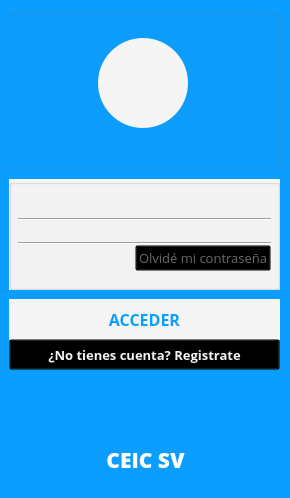
<?xml version="1.0" encoding="UTF-8"?>
<ui version="4.0">
 <class>CEICSV</class>
 <widget class="QMainWindow" name="CEICSV">
  <property name="geometry">
   <rect>
    <x>0</x>
    <y>0</y>
    <width>290</width>
    <height>498</height>
   </rect>
  </property>
  <property name="focusPolicy">
   <enum>Qt::NoFocus</enum>
  </property>
  <property name="windowTitle">
   <string>CEIC SV</string>
  </property>
  <property name="windowIcon">
   <iconset resource="../resources/gui.qrc">
    <normaloff>:/logo/logo</normaloff>:/logo/logo</iconset>
  </property>
  <property name="styleSheet">
   <string notr="true">/*#########################################################
##                        MainWindow                     ##
###########################################################*/

/*Configurar el color de fondo de la ventana*/
#centralwidget{
     background-color: rgb(12, 158, 255);
}

/*Configurar el color de fondo de cada pagina del Stacked*/
#pag0, #pag1, #page2 {
    background-color: transparent;
    padding: -8px;
}

/***********************************
* Botones
***********************************/

/*Estilo por defecto de los iconos de foto de perfil*/
#pubutton0, #pubutton6 {
    background-color: rgb(245, 245, 245);
    border-width: 1px;
    border-radius: 45px;
    border-color: transparent;
    min-width: 6em;
    min-height: 6em;
    padding: 2px;
}

/*Estilo por defecto de los iconos de usuario y contraseña*/
#pubutton1,  #pubutton2 {
    background-color: transparent;
    border-style: outset;
    border-width: 1px;
    border-color: transparent;
    min-width: 1em;
    min-height: 1em;    
    padding: 1px;
}

/*Estilo por defecto por defecto del botón de olvidé mi contraseña*/
#pubutton3 {
    color: dimgray;
    background-color: transparent;
}

/*Configuración del estilo al pasar por encima y presionar el botón de olvidé mi contraseña*/
#pubutton3:hover, #pubutton3:pressed {
    color: black;
}

/*Estilo por defecto de los botones para iniciar sesión y crear usuario*/
#pubutton4, #pubutton7 {
    color:  rgb(12, 158, 255);
    border-style: outset;
    border-color: transparent;
    border-width: 1px;
    background-color: rgb(245,245,245);
}

/*Configuración del estilo al pasar por encima y presionar los botones para iniciar sesión y crear usuario*/
#pubutton4:hover, #pubutton4:pressed, #pubutton7:hover, #pubutton7:pressed {
    background-color: rgb(240,240,240);
}

/*Estilo por defecto del botón para ir a la pantalla de registro*/
#pubutton5 {
    color: rgb(245, 245, 245);
    background-color: transparent;
}

/*Configuración del estilo al pasar por encima y presionar el botón para ir a la pantalla de registro*/
#pubutton5:hover, #pubutton5:pressed {
    color: rgb(255, 255, 255);
}

/*Estilo por defecto de los botones para volver atrás*/
#pubutton8, #pubutton9 {
    color: rgb(245, 245, 245);
    background-color: transparent;
    padding: 0px;
}

/*Configuración del estilo al pasar por encima y presionar os botones para volver atrás*/
#pubutton8:hover, #pubutton8:pressed, #pubutton9:hover, #pubutton9:pressed {
    color: rgb(255, 255, 255);
}

/***********************************
* GroupBox
***********************************/

/*Configuración del estilo de todos los GroupBox */
#gbox0, #gbox2, #gbox3, #gbox4 {
    background-color: rgb(245,245,245);
    padding: -8px;
}

/***********************************
* LineEdit
***********************************/

/*Configuración del estilo de todos los LineEdit de la interfáz*/
#lineEd0, #lineEd1, #lineEd2, #lineEd3, #lineEd4, #lineEd5, #lineEd6, #lineEd7, #lineEd8, #lineEd9, #lineEd10, #lineEd11, #lineEd12, #lineEd13, #lineEd14 {
    color: dimgray;
    border-style: outset;
    min-width: 5.5em;
    padding: 2px;
    background-color: transparent;
}

/***********************************
* ComboBox
***********************************/

/*Configuración del estilo por defecto de todos los comboBox*/
#cobox0, #cobox1{
    color: dimgray;
    border: 0px solid dimgray;
    border-radius: 3px;
    padding: 1px 1px 1px 4px;
    min-width: 9em;
    background-color: transparent;
}

/*Configuración del estilo de todos los comboBox cuando estan en uso*/
#cobox0::on, #cobox1::on{
    padding-top: 10px;
    padding-left: 4px;
}

/*Configuración del estilo de todos los comboBox cuando se despliegan*/
#cobox0::drop-down, #cobox1::drop-down{
    subcontrol-origin: padding;
    subcontrol-position: top right;
    width: 15px;
    border-left-width: 0px;
    border-left-color: darkgray;
    border-left-style: solid; /* just a single line */
    border-top-right-radius: 3px; /* same radius as the QComboBox */
    border-bottom-right-radius: 3px;
}

/*Configuración del estilo de la flecha de todos los comboBox*/
#cobox0::down-arrow, #cobox1::down-arrow{
    image: url(:/arrows/down_arrow);
}

/*Configuración del estilo de la flecha de todos los comboBox cuando se despliegan*/
#cobox0::drop-arrow::on, #cobox1::drop-arrow::on{
    top: 1px;
    left: 1px;
}

/*Configuración del estilo del menu desplegado de todos los comboBox*/
#cobox0 QAbstractItemView, #cobox1 QAbstractItemView{
    border: 1px solid dimgray;
    border-radius: 3px;
    padding: 1px 6px 1px 1px;
    min-width: 14em;
    selection-background-color: dimgray;
}</string>
  </property>
  <widget class="QWidget" name="centralwidget">
   <widget class="QStackedWidget" name="MainStacked">
    <property name="geometry">
     <rect>
      <x>9</x>
      <y>9</y>
      <width>271</width>
      <height>411</height>
     </rect>
    </property>
    <property name="currentIndex">
     <number>0</number>
    </property>
    <widget class="QWidget" name="pag0">
     <widget class="QGroupBox" name="gbox0">
      <property name="geometry">
       <rect>
        <x>0</x>
        <y>170</y>
        <width>271</width>
        <height>111</height>
       </rect>
      </property>
      <property name="title">
       <string/>
      </property>
      <layout class="QGridLayout" name="gridLayout_5">
       <item row="0" column="0">
        <layout class="QVBoxLayout" name="verticalLayout_3">
         <property name="spacing">
          <number>0</number>
         </property>
         <item>
          <spacer name="horizontalSpacer_3">
           <property name="orientation">
            <enum>Qt::Horizontal</enum>
           </property>
           <property name="sizeHint" stdset="0">
            <size>
             <width>40</width>
             <height>10</height>
            </size>
           </property>
          </spacer>
         </item>
         <item>
          <layout class="QVBoxLayout" name="verticalLayout">
           <property name="spacing">
            <number>0</number>
           </property>
           <item>
            <layout class="QGridLayout" name="gridLayout"/>
           </item>
           <item>
            <layout class="QFormLayout" name="formLayout">
             <item row="0" column="1">
              <layout class="QGridLayout" name="gridLayout_2">
               <property name="spacing">
                <number>0</number>
               </property>
               <item row="0" column="0">
                <spacer name="verticalSpacer">
                 <property name="orientation">
                  <enum>Qt::Vertical</enum>
                 </property>
                 <property name="sizeHint" stdset="0">
                  <size>
                   <width>20</width>
                   <height>5</height>
                  </size>
                 </property>
                </spacer>
               </item>
               <item row="2" column="0">
                <spacer name="verticalSpacer_2">
                 <property name="orientation">
                  <enum>Qt::Vertical</enum>
                 </property>
                 <property name="sizeHint" stdset="0">
                  <size>
                   <width>20</width>
                   <height>5</height>
                  </size>
                 </property>
                </spacer>
               </item>
               <item row="1" column="0">
                <widget class="QLineEdit" name="lineEd0">
                 <property name="cursor">
                  <cursorShape>IBeamCursor</cursorShape>
                 </property>
                 <property name="mouseTracking">
                  <bool>true</bool>
                 </property>
                 <property name="focusPolicy">
                  <enum>Qt::StrongFocus</enum>
                 </property>
                 <property name="styleSheet">
                  <string notr="true"/>
                 </property>
                 <property name="text">
                  <string/>
                 </property>
                 <property name="maxLength">
                  <number>40</number>
                 </property>
                 <property name="echoMode">
                  <enum>QLineEdit::Normal</enum>
                 </property>
                 <property name="cursorPosition">
                  <number>0</number>
                 </property>
                 <property name="readOnly">
                  <bool>false</bool>
                 </property>
                 <property name="cursorMoveStyle">
                  <enum>Qt::LogicalMoveStyle</enum>
                 </property>
                </widget>
               </item>
              </layout>
             </item>
             <item row="0" column="0">
              <layout class="QGridLayout" name="gridLayout_3">
               <property name="spacing">
                <number>0</number>
               </property>
               <item row="0" column="0">
                <spacer name="verticalSpacer_4">
                 <property name="orientation">
                  <enum>Qt::Vertical</enum>
                 </property>
                 <property name="sizeHint" stdset="0">
                  <size>
                   <width>20</width>
                   <height>5</height>
                  </size>
                 </property>
                </spacer>
               </item>
               <item row="2" column="0">
                <spacer name="verticalSpacer_5">
                 <property name="orientation">
                  <enum>Qt::Vertical</enum>
                 </property>
                 <property name="sizeHint" stdset="0">
                  <size>
                   <width>20</width>
                   <height>5</height>
                  </size>
                 </property>
                </spacer>
               </item>
               <item row="1" column="0">
                <widget class="QPushButton" name="pubutton1">
                 <property name="focusPolicy">
                  <enum>Qt::NoFocus</enum>
                 </property>
                 <property name="text">
                  <string/>
                 </property>
                 <property name="icon">
                  <iconset resource="../resources/gui.qrc">
                   <normaloff>:/login/user</normaloff>:/login/user</iconset>
                 </property>
                 <property name="iconSize">
                  <size>
                   <width>15</width>
                   <height>16</height>
                  </size>
                 </property>
                </widget>
               </item>
              </layout>
             </item>
            </layout>
           </item>
           <item>
            <widget class="Line" name="line0">
             <property name="frameShadow">
              <enum>QFrame::Sunken</enum>
             </property>
             <property name="orientation">
              <enum>Qt::Horizontal</enum>
             </property>
            </widget>
           </item>
           <item>
            <layout class="QVBoxLayout" name="verticalLayout_2">
             <property name="spacing">
              <number>0</number>
             </property>
             <item>
              <spacer name="horizontalSpacer_4">
               <property name="orientation">
                <enum>Qt::Horizontal</enum>
               </property>
               <property name="sizeHint" stdset="0">
                <size>
                 <width>40</width>
                 <height>8</height>
                </size>
               </property>
              </spacer>
             </item>
             <item>
              <layout class="QGridLayout" name="gridLayout_6"/>
             </item>
             <item>
              <layout class="QFormLayout" name="formLayout_2">
               <item row="0" column="1">
                <layout class="QGridLayout" name="gridLayout_7">
                 <property name="spacing">
                  <number>0</number>
                 </property>
                 <item row="0" column="0">
                  <spacer name="verticalSpacer_10">
                   <property name="orientation">
                    <enum>Qt::Vertical</enum>
                   </property>
                   <property name="sizeHint" stdset="0">
                    <size>
                     <width>20</width>
                     <height>5</height>
                    </size>
                   </property>
                  </spacer>
                 </item>
                 <item row="2" column="0">
                  <spacer name="verticalSpacer_11">
                   <property name="orientation">
                    <enum>Qt::Vertical</enum>
                   </property>
                   <property name="sizeHint" stdset="0">
                    <size>
                     <width>20</width>
                     <height>5</height>
                    </size>
                   </property>
                  </spacer>
                 </item>
                 <item row="1" column="0">
                  <widget class="QLineEdit" name="lineEd1">
                   <property name="focusPolicy">
                    <enum>Qt::StrongFocus</enum>
                   </property>
                   <property name="styleSheet">
                    <string notr="true"/>
                   </property>
                   <property name="text">
                    <string/>
                   </property>
                   <property name="echoMode">
                    <enum>QLineEdit::Password</enum>
                   </property>
                   <property name="cursorPosition">
                    <number>0</number>
                   </property>
                   <property name="cursorMoveStyle">
                    <enum>Qt::LogicalMoveStyle</enum>
                   </property>
                  </widget>
                 </item>
                </layout>
               </item>
               <item row="0" column="0">
                <layout class="QGridLayout" name="gridLayout_8">
                 <property name="spacing">
                  <number>0</number>
                 </property>
                 <item row="0" column="0">
                  <spacer name="verticalSpacer_12">
                   <property name="orientation">
                    <enum>Qt::Vertical</enum>
                   </property>
                   <property name="sizeHint" stdset="0">
                    <size>
                     <width>20</width>
                     <height>5</height>
                    </size>
                   </property>
                  </spacer>
                 </item>
                 <item row="2" column="0">
                  <spacer name="verticalSpacer_13">
                   <property name="orientation">
                    <enum>Qt::Vertical</enum>
                   </property>
                   <property name="sizeHint" stdset="0">
                    <size>
                     <width>20</width>
                     <height>5</height>
                    </size>
                   </property>
                  </spacer>
                 </item>
                 <item row="1" column="0">
                  <widget class="QPushButton" name="pubutton2">
                   <property name="focusPolicy">
                    <enum>Qt::NoFocus</enum>
                   </property>
                   <property name="text">
                    <string/>
                   </property>
                   <property name="icon">
                    <iconset resource="../resources/gui.qrc">
                     <normaloff>:/login/password</normaloff>:/login/password</iconset>
                   </property>
                   <property name="iconSize">
                    <size>
                     <width>16</width>
                     <height>16</height>
                    </size>
                   </property>
                  </widget>
                 </item>
                </layout>
               </item>
              </layout>
             </item>
             <item>
              <widget class="Line" name="line1">
               <property name="orientation">
                <enum>Qt::Horizontal</enum>
               </property>
              </widget>
             </item>
            </layout>
           </item>
          </layout>
         </item>
         <item>
          <layout class="QGridLayout" name="gridLayout_9">
           <item row="0" column="1">
            <widget class="QPushButton" name="pubutton3">
             <property name="font">
              <font>
               <family>Open Sans</family>
               <pointsize>10</pointsize>
              </font>
             </property>
             <property name="focusPolicy">
              <enum>Qt::NoFocus</enum>
             </property>
             <property name="text">
              <string>Olvidé mi contraseña</string>
             </property>
            </widget>
           </item>
           <item row="0" column="0">
            <spacer name="horizontalSpacer">
             <property name="orientation">
              <enum>Qt::Horizontal</enum>
             </property>
             <property name="sizeHint" stdset="0">
              <size>
               <width>40</width>
               <height>20</height>
              </size>
             </property>
            </spacer>
           </item>
          </layout>
         </item>
         <item>
          <spacer name="horizontalSpacer_2">
           <property name="orientation">
            <enum>Qt::Horizontal</enum>
           </property>
           <property name="sizeHint" stdset="0">
            <size>
             <width>40</width>
             <height>10</height>
            </size>
           </property>
          </spacer>
         </item>
        </layout>
       </item>
      </layout>
     </widget>
     <widget class="QPushButton" name="pubutton4">
      <property name="geometry">
       <rect>
        <x>0</x>
        <y>290</y>
        <width>271</width>
        <height>41</height>
       </rect>
      </property>
      <property name="font">
       <font>
        <family>Open Sans</family>
        <pointsize>12</pointsize>
        <weight>75</weight>
        <bold>true</bold>
       </font>
      </property>
      <property name="focusPolicy">
       <enum>Qt::NoFocus</enum>
      </property>
      <property name="text">
       <string>ACCEDER</string>
      </property>
     </widget>
     <widget class="QPushButton" name="pubutton5">
      <property name="geometry">
       <rect>
        <x>0</x>
        <y>330</y>
        <width>271</width>
        <height>31</height>
       </rect>
      </property>
      <property name="font">
       <font>
        <family>Open Sans</family>
        <pointsize>10</pointsize>
        <weight>75</weight>
        <bold>true</bold>
       </font>
      </property>
      <property name="focusPolicy">
       <enum>Qt::NoFocus</enum>
      </property>
      <property name="text">
       <string>¿No tienes cuenta? Registrate</string>
      </property>
     </widget>
     <widget class="QGroupBox" name="gbox1">
      <property name="geometry">
       <rect>
        <x>-1</x>
        <y>-1</y>
        <width>271</width>
        <height>161</height>
       </rect>
      </property>
      <property name="title">
       <string/>
      </property>
      <widget class="QPushButton" name="pubutton0">
       <property name="geometry">
        <rect>
         <x>90</x>
         <y>30</y>
         <width>90</width>
         <height>90</height>
        </rect>
       </property>
       <property name="focusPolicy">
        <enum>Qt::NoFocus</enum>
       </property>
       <property name="styleSheet">
        <string notr="true"/>
       </property>
       <property name="text">
        <string/>
       </property>
       <property name="icon">
        <iconset resource="../resources/gui.qrc">
         <normaloff>:/login/users</normaloff>:/login/users</iconset>
       </property>
       <property name="iconSize">
        <size>
         <width>32</width>
         <height>32</height>
        </size>
       </property>
      </widget>
     </widget>
    </widget>
    <widget class="QWidget" name="pag1">
     <widget class="QGroupBox" name="gbox2">
      <property name="geometry">
       <rect>
        <x>20</x>
        <y>140</y>
        <width>231</width>
        <height>221</height>
       </rect>
      </property>
      <property name="title">
       <string/>
      </property>
      <layout class="QGridLayout" name="gridLayout_10">
       <property name="spacing">
        <number>0</number>
       </property>
       <item row="1" column="0">
        <layout class="QVBoxLayout" name="verticalLayout_4">
         <property name="spacing">
          <number>2</number>
         </property>
         <item>
          <widget class="QLineEdit" name="lineEd2">
           <property name="font">
            <font>
             <family>Open Sans</family>
            </font>
           </property>
           <property name="styleSheet">
            <string notr="true"/>
           </property>
           <property name="text">
            <string/>
           </property>
           <property name="readOnly">
            <bool>false</bool>
           </property>
          </widget>
         </item>
         <item>
          <widget class="Line" name="line_6">
           <property name="orientation">
            <enum>Qt::Horizontal</enum>
           </property>
          </widget>
         </item>
         <item>
          <widget class="QLineEdit" name="lineEd3">
           <property name="font">
            <font>
             <family>Open Sans</family>
            </font>
           </property>
           <property name="styleSheet">
            <string notr="true"/>
           </property>
           <property name="text">
            <string/>
           </property>
           <property name="readOnly">
            <bool>false</bool>
           </property>
          </widget>
         </item>
         <item>
          <widget class="Line" name="line_3">
           <property name="orientation">
            <enum>Qt::Horizontal</enum>
           </property>
          </widget>
         </item>
         <item>
          <widget class="QLineEdit" name="lineEd4">
           <property name="font">
            <font>
             <family>Open Sans</family>
            </font>
           </property>
           <property name="styleSheet">
            <string notr="true"/>
           </property>
           <property name="text">
            <string/>
           </property>
           <property name="readOnly">
            <bool>false</bool>
           </property>
          </widget>
         </item>
         <item>
          <widget class="Line" name="line_4">
           <property name="orientation">
            <enum>Qt::Horizontal</enum>
           </property>
          </widget>
         </item>
         <item>
          <widget class="QLineEdit" name="lineEd5">
           <property name="font">
            <font>
             <family>Open Sans</family>
            </font>
           </property>
           <property name="styleSheet">
            <string notr="true"/>
           </property>
           <property name="text">
            <string/>
           </property>
           <property name="readOnly">
            <bool>false</bool>
           </property>
          </widget>
         </item>
         <item>
          <widget class="Line" name="line_5">
           <property name="orientation">
            <enum>Qt::Horizontal</enum>
           </property>
          </widget>
         </item>
         <item>
          <widget class="QLineEdit" name="lineEd6">
           <property name="font">
            <font>
             <family>Open Sans</family>
            </font>
           </property>
           <property name="styleSheet">
            <string notr="true"/>
           </property>
           <property name="text">
            <string/>
           </property>
           <property name="readOnly">
            <bool>false</bool>
           </property>
          </widget>
         </item>
         <item>
          <widget class="Line" name="line_2">
           <property name="orientation">
            <enum>Qt::Horizontal</enum>
           </property>
          </widget>
         </item>
         <item>
          <widget class="QLineEdit" name="lineEd7">
           <property name="font">
            <font>
             <family>Open Sans</family>
            </font>
           </property>
           <property name="styleSheet">
            <string notr="true"/>
           </property>
           <property name="text">
            <string/>
           </property>
           <property name="readOnly">
            <bool>false</bool>
           </property>
          </widget>
         </item>
         <item>
          <widget class="Line" name="line_7">
           <property name="orientation">
            <enum>Qt::Horizontal</enum>
           </property>
          </widget>
         </item>
         <item>
          <widget class="QLineEdit" name="lineEd8">
           <property name="font">
            <font>
             <family>Open Sans</family>
            </font>
           </property>
           <property name="styleSheet">
            <string notr="true"/>
           </property>
           <property name="text">
            <string/>
           </property>
           <property name="readOnly">
            <bool>false</bool>
           </property>
          </widget>
         </item>
         <item>
          <widget class="Line" name="line">
           <property name="orientation">
            <enum>Qt::Horizontal</enum>
           </property>
          </widget>
         </item>
         <item>
          <widget class="QComboBox" name="cobox0">
           <property name="font">
            <font>
             <family>Open Sans</family>
            </font>
           </property>
           <property name="focusPolicy">
            <enum>Qt::NoFocus</enum>
           </property>
           <property name="styleSheet">
            <string notr="true"/>
           </property>
           <property name="currentIndex">
            <number>0</number>
           </property>
           <property name="insertPolicy">
            <enum>QComboBox::InsertAlphabetically</enum>
           </property>
           <property name="sizeAdjustPolicy">
            <enum>QComboBox::AdjustToContents</enum>
           </property>
           <property name="iconSize">
            <size>
             <width>0</width>
             <height>0</height>
            </size>
           </property>
           <property name="frame">
            <bool>true</bool>
           </property>
           <property name="modelColumn">
            <number>0</number>
           </property>
           <item>
            <property name="text">
             <string>Administrador</string>
            </property>
           </item>
           <item>
            <property name="text">
             <string>Colaborador</string>
            </property>
           </item>
           <item>
            <property name="text">
             <string>Vendedor</string>
            </property>
           </item>
          </widget>
         </item>
         <item>
          <widget class="Line" name="line_8">
           <property name="orientation">
            <enum>Qt::Horizontal</enum>
           </property>
          </widget>
         </item>
        </layout>
       </item>
       <item row="2" column="0">
        <spacer name="horizontalSpacer_5">
         <property name="orientation">
          <enum>Qt::Horizontal</enum>
         </property>
         <property name="sizeHint" stdset="0">
          <size>
           <width>40</width>
           <height>2</height>
          </size>
         </property>
        </spacer>
       </item>
       <item row="0" column="0">
        <spacer name="horizontalSpacer_6">
         <property name="orientation">
          <enum>Qt::Horizontal</enum>
         </property>
         <property name="sizeHint" stdset="0">
          <size>
           <width>40</width>
           <height>2</height>
          </size>
         </property>
        </spacer>
       </item>
      </layout>
     </widget>
     <widget class="QGroupBox" name="gbox1_2">
      <property name="geometry">
       <rect>
        <x>0</x>
        <y>0</y>
        <width>271</width>
        <height>131</height>
       </rect>
      </property>
      <property name="title">
       <string/>
      </property>
      <widget class="QPushButton" name="pubutton6">
       <property name="geometry">
        <rect>
         <x>90</x>
         <y>20</y>
         <width>90</width>
         <height>90</height>
        </rect>
       </property>
       <property name="focusPolicy">
        <enum>Qt::NoFocus</enum>
       </property>
       <property name="styleSheet">
        <string notr="true"/>
       </property>
       <property name="text">
        <string/>
       </property>
       <property name="icon">
        <iconset resource="../resources/gui.qrc">
         <normaloff>:/login/users</normaloff>:/login/users</iconset>
       </property>
       <property name="iconSize">
        <size>
         <width>32</width>
         <height>32</height>
        </size>
       </property>
      </widget>
      <widget class="QPushButton" name="pubutton8">
       <property name="geometry">
        <rect>
         <x>0</x>
         <y>0</y>
         <width>61</width>
         <height>18</height>
        </rect>
       </property>
       <property name="font">
        <font>
         <family>Open Sans</family>
         <pointsize>10</pointsize>
         <weight>75</weight>
         <bold>true</bold>
        </font>
       </property>
       <property name="focusPolicy">
        <enum>Qt::NoFocus</enum>
       </property>
       <property name="text">
        <string>atrás</string>
       </property>
       <property name="icon">
        <iconset resource="../resources/gui.qrc">
         <normaloff>:/arrows/prev_arrow3</normaloff>:/arrows/prev_arrow3</iconset>
       </property>
      </widget>
     </widget>
     <widget class="QPushButton" name="pubutton7">
      <property name="geometry">
       <rect>
        <x>20</x>
        <y>370</y>
        <width>231</width>
        <height>41</height>
       </rect>
      </property>
      <property name="font">
       <font>
        <family>Open Sans</family>
        <pointsize>12</pointsize>
        <weight>75</weight>
        <bold>true</bold>
       </font>
      </property>
      <property name="focusPolicy">
       <enum>Qt::NoFocus</enum>
      </property>
      <property name="text">
       <string>CREAR</string>
      </property>
     </widget>
    </widget>
    <widget class="QWidget" name="page2">
     <widget class="QGroupBox" name="gbox3">
      <property name="geometry">
       <rect>
        <x>20</x>
        <y>90</y>
        <width>231</width>
        <height>41</height>
       </rect>
      </property>
      <property name="title">
       <string/>
      </property>
      <layout class="QGridLayout" name="gridLayout_11">
       <item row="3" column="0">
        <spacer name="horizontalSpacer_11">
         <property name="orientation">
          <enum>Qt::Horizontal</enum>
         </property>
         <property name="sizeHint" stdset="0">
          <size>
           <width>40</width>
           <height>2</height>
          </size>
         </property>
        </spacer>
       </item>
       <item row="1" column="0">
        <spacer name="horizontalSpacer_12">
         <property name="orientation">
          <enum>Qt::Horizontal</enum>
         </property>
         <property name="sizeHint" stdset="0">
          <size>
           <width>40</width>
           <height>2</height>
          </size>
         </property>
        </spacer>
       </item>
       <item row="2" column="0">
        <layout class="QVBoxLayout" name="verticalLayout_7">
         <property name="spacing">
          <number>2</number>
         </property>
         <item>
          <widget class="QLineEdit" name="lineEd9">
           <property name="font">
            <font>
             <family>Open Sans</family>
            </font>
           </property>
           <property name="styleSheet">
            <string notr="true"/>
           </property>
           <property name="text">
            <string/>
           </property>
           <property name="readOnly">
            <bool>false</bool>
           </property>
          </widget>
         </item>
         <item>
          <widget class="Line" name="line_18">
           <property name="orientation">
            <enum>Qt::Horizontal</enum>
           </property>
          </widget>
         </item>
        </layout>
       </item>
      </layout>
     </widget>
     <widget class="QGroupBox" name="gbox4">
      <property name="geometry">
       <rect>
        <x>20</x>
        <y>240</y>
        <width>231</width>
        <height>151</height>
       </rect>
      </property>
      <property name="title">
       <string/>
      </property>
      <layout class="QGridLayout" name="gridLayout_12">
       <property name="spacing">
        <number>0</number>
       </property>
       <item row="0" column="0">
        <spacer name="horizontalSpacer_8">
         <property name="orientation">
          <enum>Qt::Horizontal</enum>
         </property>
         <property name="sizeHint" stdset="0">
          <size>
           <width>40</width>
           <height>2</height>
          </size>
         </property>
        </spacer>
       </item>
       <item row="2" column="0">
        <spacer name="horizontalSpacer_7">
         <property name="orientation">
          <enum>Qt::Horizontal</enum>
         </property>
         <property name="sizeHint" stdset="0">
          <size>
           <width>40</width>
           <height>2</height>
          </size>
         </property>
        </spacer>
       </item>
       <item row="1" column="0">
        <layout class="QVBoxLayout" name="verticalLayout_5">
         <property name="spacing">
          <number>2</number>
         </property>
         <item>
          <widget class="QLineEdit" name="lineEd10">
           <property name="font">
            <font>
             <family>Open Sans</family>
            </font>
           </property>
           <property name="styleSheet">
            <string notr="true"/>
           </property>
           <property name="text">
            <string/>
           </property>
           <property name="readOnly">
            <bool>false</bool>
           </property>
          </widget>
         </item>
         <item>
          <widget class="Line" name="line_9">
           <property name="orientation">
            <enum>Qt::Horizontal</enum>
           </property>
          </widget>
         </item>
         <item>
          <widget class="QLineEdit" name="lineEd11">
           <property name="font">
            <font>
             <family>Open Sans</family>
            </font>
           </property>
           <property name="styleSheet">
            <string notr="true"/>
           </property>
           <property name="text">
            <string/>
           </property>
           <property name="readOnly">
            <bool>false</bool>
           </property>
          </widget>
         </item>
         <item>
          <widget class="Line" name="line_10">
           <property name="orientation">
            <enum>Qt::Horizontal</enum>
           </property>
          </widget>
         </item>
         <item>
          <widget class="QLineEdit" name="lineEd12">
           <property name="font">
            <font>
             <family>Open Sans</family>
            </font>
           </property>
           <property name="styleSheet">
            <string notr="true"/>
           </property>
           <property name="text">
            <string/>
           </property>
           <property name="readOnly">
            <bool>false</bool>
           </property>
          </widget>
         </item>
         <item>
          <widget class="Line" name="line_11">
           <property name="orientation">
            <enum>Qt::Horizontal</enum>
           </property>
          </widget>
         </item>
         <item>
          <widget class="QLineEdit" name="lineEd13">
           <property name="font">
            <font>
             <family>Open Sans</family>
            </font>
           </property>
           <property name="styleSheet">
            <string notr="true"/>
           </property>
           <property name="text">
            <string/>
           </property>
           <property name="readOnly">
            <bool>false</bool>
           </property>
          </widget>
         </item>
         <item>
          <widget class="Line" name="line_14">
           <property name="orientation">
            <enum>Qt::Horizontal</enum>
           </property>
          </widget>
         </item>
         <item>
          <widget class="QLineEdit" name="lineEd14">
           <property name="font">
            <font>
             <family>Open Sans</family>
            </font>
           </property>
           <property name="styleSheet">
            <string notr="true"/>
           </property>
           <property name="text">
            <string/>
           </property>
           <property name="readOnly">
            <bool>false</bool>
           </property>
          </widget>
         </item>
         <item>
          <widget class="Line" name="line_15">
           <property name="orientation">
            <enum>Qt::Horizontal</enum>
           </property>
          </widget>
         </item>
        </layout>
       </item>
      </layout>
     </widget>
     <widget class="QLabel" name="ceicsvlb_2">
      <property name="geometry">
       <rect>
        <x>20</x>
        <y>50</y>
        <width>231</width>
        <height>21</height>
       </rect>
      </property>
      <property name="font">
       <font>
        <family>Open Sans</family>
        <pointsize>16</pointsize>
        <weight>75</weight>
        <bold>true</bold>
       </font>
      </property>
      <property name="styleSheet">
       <string notr="true"/>
      </property>
      <property name="text">
       <string>&lt;html&gt;&lt;head/&gt;&lt;body&gt;&lt;p&gt;&lt;span style=&quot; font-weight:600; color:#ffffff;&quot;&gt;Correo de recuperación&lt;/span&gt;&lt;/p&gt;&lt;/body&gt;&lt;/html&gt;</string>
      </property>
      <property name="alignment">
       <set>Qt::AlignCenter</set>
      </property>
     </widget>
     <widget class="QLabel" name="ceicsvlb_3">
      <property name="geometry">
       <rect>
        <x>20</x>
        <y>200</y>
        <width>231</width>
        <height>21</height>
       </rect>
      </property>
      <property name="font">
       <font>
        <family>Open Sans</family>
        <pointsize>16</pointsize>
        <weight>75</weight>
        <bold>true</bold>
       </font>
      </property>
      <property name="styleSheet">
       <string notr="true"/>
      </property>
      <property name="text">
       <string>&lt;html&gt;&lt;head/&gt;&lt;body&gt;&lt;p&gt;&lt;span style=&quot; font-weight:600; color:#ffffff;&quot;&gt;Cambiar contraseña&lt;/span&gt;&lt;/p&gt;&lt;/body&gt;&lt;/html&gt;</string>
      </property>
      <property name="alignment">
       <set>Qt::AlignCenter</set>
      </property>
     </widget>
     <widget class="Line" name="line_16">
      <property name="geometry">
       <rect>
        <x>17</x>
        <y>160</y>
        <width>241</width>
        <height>20</height>
       </rect>
      </property>
      <property name="orientation">
       <enum>Qt::Horizontal</enum>
      </property>
     </widget>
     <widget class="QPushButton" name="pubutton9">
      <property name="geometry">
       <rect>
        <x>0</x>
        <y>0</y>
        <width>61</width>
        <height>18</height>
       </rect>
      </property>
      <property name="font">
       <font>
        <family>Open Sans</family>
        <pointsize>10</pointsize>
        <weight>75</weight>
        <bold>true</bold>
       </font>
      </property>
      <property name="focusPolicy">
       <enum>Qt::NoFocus</enum>
      </property>
      <property name="text">
       <string>atrás</string>
      </property>
      <property name="icon">
       <iconset resource="../resources/gui.qrc">
        <normaloff>:/arrows/prev_arrow3</normaloff>:/arrows/prev_arrow3</iconset>
      </property>
     </widget>
    </widget>
   </widget>
   <widget class="QLabel" name="ceicsvlb">
    <property name="geometry">
     <rect>
      <x>0</x>
      <y>430</y>
      <width>291</width>
      <height>61</height>
     </rect>
    </property>
    <property name="font">
     <font>
      <family>Open Sans</family>
      <pointsize>16</pointsize>
      <weight>75</weight>
      <bold>true</bold>
     </font>
    </property>
    <property name="styleSheet">
     <string notr="true"/>
    </property>
    <property name="text">
     <string>&lt;html&gt;&lt;head/&gt;&lt;body&gt;&lt;p&gt;&lt;span style=&quot; font-weight:800; color:#ffffff;&quot;&gt;CEIC SV&lt;/span&gt;&lt;/p&gt;&lt;/body&gt;&lt;/html&gt;</string>
    </property>
    <property name="alignment">
     <set>Qt::AlignCenter</set>
    </property>
   </widget>
  </widget>
 </widget>
 <resources>
  <include location="../resources/gui.qrc"/>
 </resources>
 <connections/>
</ui>
